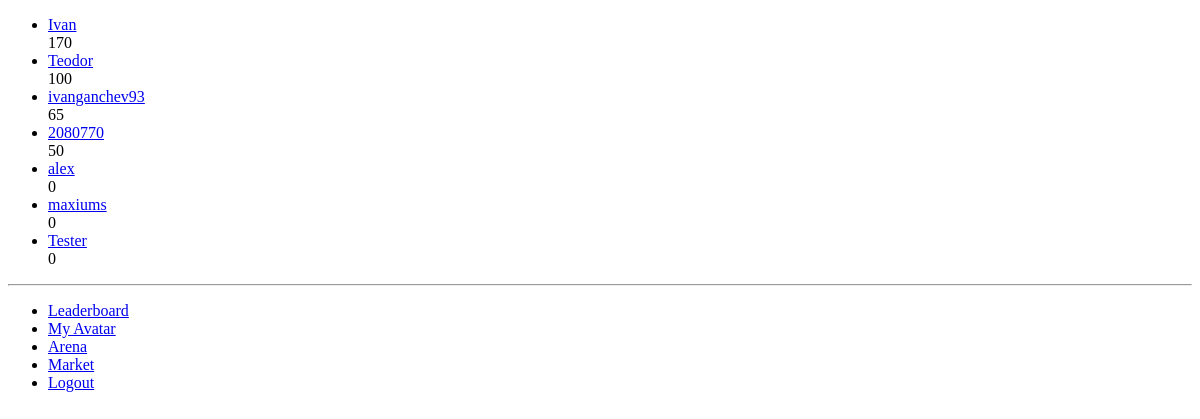
Page /Spartacus/arena/ (signed in) on the earlier database version.
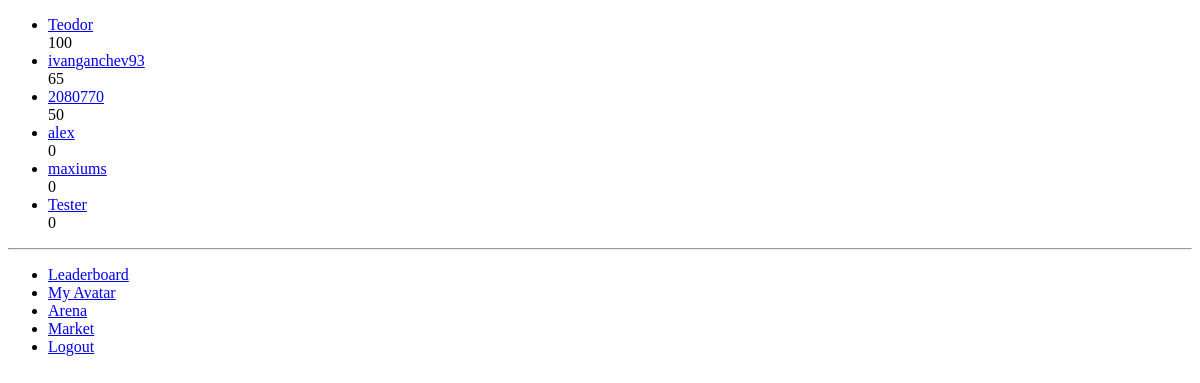
Same page on the later database version.
### Spartacus/models.py (models this page shows, shortened)
class Avatar(models.Model):
    user = models.OneToOneField(User)
    picture = models.ImageField(upload_to='profile_images', blank=True)
    cash = models.IntegerField(default = 1000)
    attack = models.IntegerField(default= 10)
    deffence = models.IntegerField(default= 10)
    strength = models.IntegerField(default= 10)
    agility = models.IntegerField(default= 10)
    intelligence = models.IntegerField(default = 10)
    victories = models.IntegerField(default = 0)
    points = models.IntegerField(default = 0) # for ranking...every time a gladiator fights get some amount of points

### Spartacus/views.py (the view)
@login_required
def arena(request):
    context_dict = {}
    user = request.user
    try:
        opponents = Avatar.objects.exclude(user = user).order_by('-points')
        you = Avatar.objects.get(user = user)
        relevant_opponents = []
        for opponent in opponents:
            point_difference = int(opponent.points) - int(you.points)
            if point_difference < 200 and point_difference > - 200:
                relevant_opponents += [opponent]
        context_dict['opponents'] = relevant_opponents
    except:
        print "Query fail Arena"
    return render(request, 'Spartacus/arena.html', context_dict)

### templates/Spartacus/arena.html (shortened to what this page needs)
{% extends 'Spartacus/base.html' %}
{% load staticfiles %}
{% block body_block %}
    <ul>
    {% for opponent in opponents %}
        <li><a href="{% url 'battle' opponent.user.username %}">{{ opponent.user.username }}</a><br/>
            {{ opponent.points }}</li>
    {% endfor %}
    </ul>
{% endblock %}

Differences in the rows shown:
no longer on this page (row edited): Avatar: user.username "Ivan", points "170"
